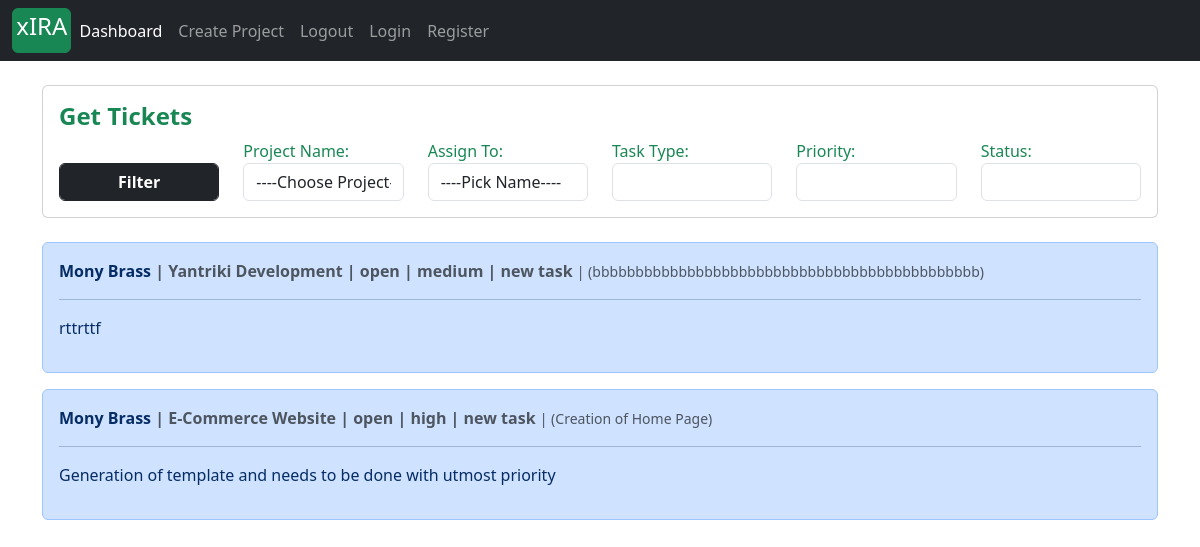
The page /ticket/manage/ (signed in) on the database as committed earlier.
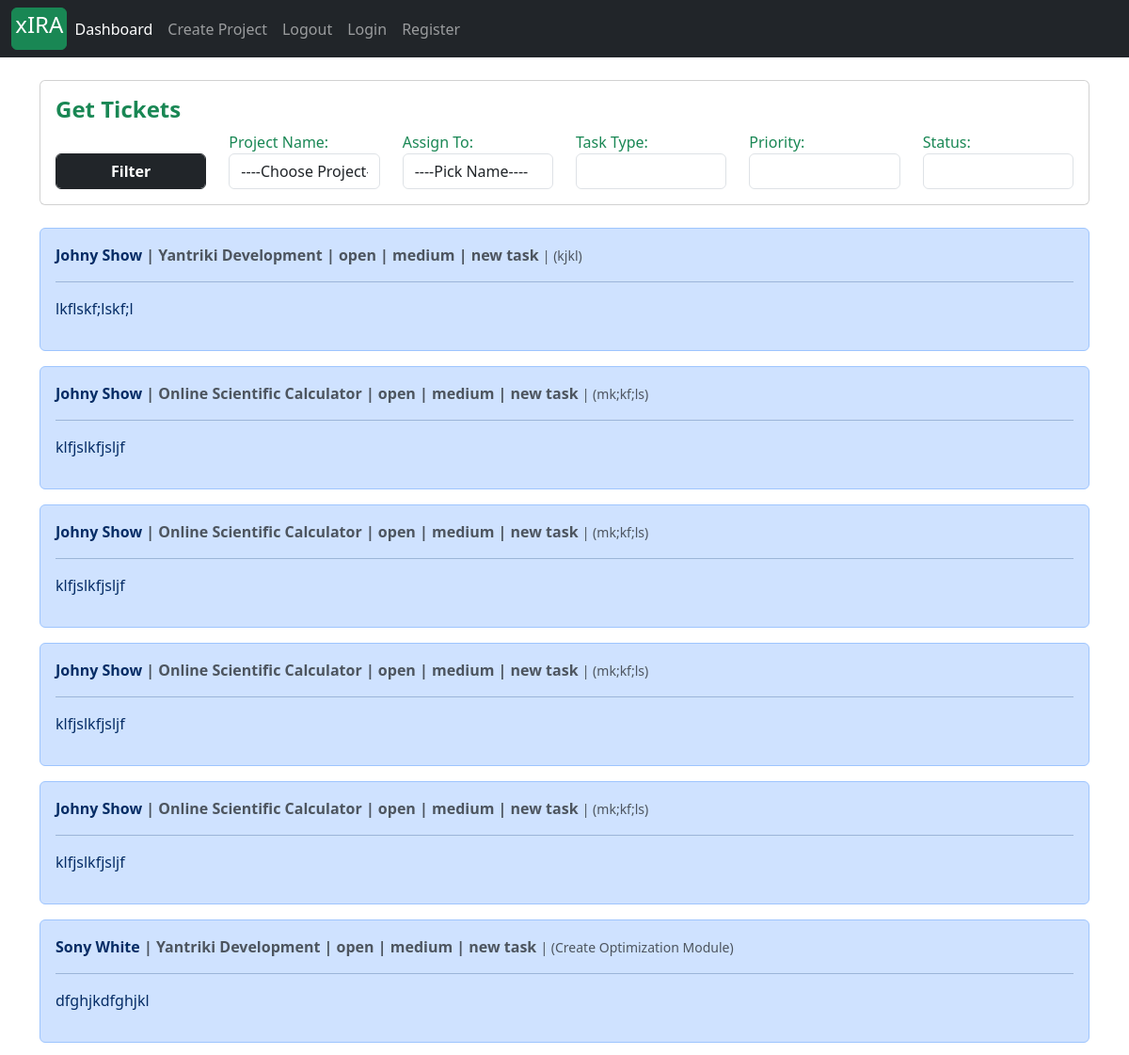
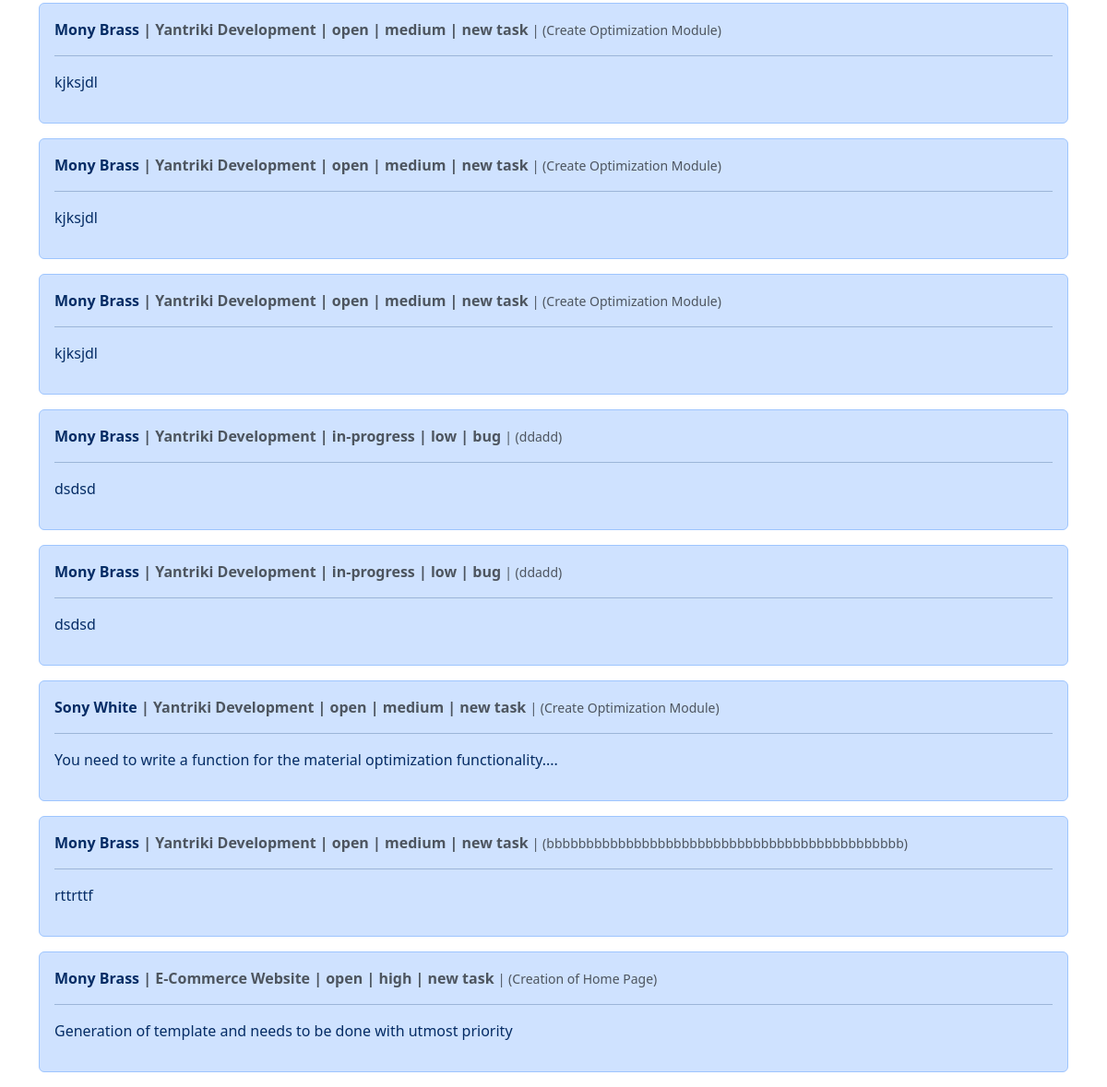
The same page on the database as committed later (2 pictures, top to bottom).
### tickets/models.py (models this page shows, shortened)
class Task(models.Model):
    project       = models.ForeignKey(Project, on_delete=models.CASCADE)
    task_type     = models.CharField(max_length=30, choices=(('bug', 'Bug'), ('new task', 'New Task')))
    short_summary = models.CharField(max_length=80)
    description   = models.TextField(max_length=500)
    assignee     = models.ForeignKey(Account, on_delete=models.CASCADE, default=1)
    status        = models.CharField(max_length=25, choices=status_field)
    priority      = models.CharField(max_length=25, choices=priority_field)
    start_date    = models.DateTimeField(auto_now_add=True)
    estimated_end_date = models.DateTimeField()

### accounts/models.py (models this page shows, shortened)
class Account(AbstractBaseUser):
    first_name           = models.CharField(max_length=50)
    last_name            = models.CharField(max_length=50)
    work_email           = models.EmailField(max_length=100, unique=True)
    contact_number       = models.CharField(max_length=50)
    work_profile         = models.CharField(max_length=30, choices=choices)
    date_joined     = models.DateTimeField(auto_now_add=True)
    last_login      = models.DateTimeField(auto_now_add=True)
    is_admin        = models.BooleanField(default=False)
    is_staff        = models.BooleanField(default=False)
    is_active        = models.BooleanField(default=False)
    is_superadmin        = models.BooleanField(default=False)
    USERNAME_FIELD = 'work_email'
    REQUIRED_FIELDS = ['first_name', 'last_name']
    objects = MyAccountManager()
    def __str__(self):
        return f'{self.first_name} {self.last_name}'
    def is_project_manager(self):
        try:
            temp = ProjectManager.objects.get(project_manager__id=self.id)
            is_manager = True
        except ProjectManager.DoesNotExist:
            is_manager = False
        return is_manager

### projects/models.py (models this page shows)
class Project(models.Model):
    project_name         = models.CharField(max_length=30)
    project_description  = models.TextField(max_length=600, blank=True)
    project_category     = models.CharField(max_length=30, choices=choices)
    project_manager      =  models.ForeignKey(ProjectManager, on_delete=models.SET_NULL, null=True)
    assignees            =  models.ManyToManyField(Account)
    start_date           = models.DateTimeField(auto_now_add=True)
    estimated_end_date   = models.DateTimeField()
    def __str__(self):
        return self.project_name

### tickets/views.py (the view)
# urls.py: path('manage/', views.manage_ticket, name='manage_ticket'),
def manage_ticket(request):
    if request.user.is_project_manager():
        all_task = get_all_tickets_project_manager(request.user)
        all_task = all_task.order_by('-start_date')
        context = {
            'tasks': all_task,
        }
    return render(request, 'manage_ticket.html', context)

### projects/forms.py
class ProjectCreationForm(forms.ModelForm):
    class Meta:
        model = Project
        fields = ('project_name', 'project_category', 'project_description', 'estimated_end_date')
        widgets = {
            'project_name': forms.TextInput(attrs={'class': 'form-control',  }),
            'project_category': forms.Select(attrs={'class': 'form-control', }),
            'project_description': forms.Textarea(attrs={'class': 'form-control', 'rows':4, 'cols':15}),
        }

### accounts/models.py (called while the page is built)
    def get_all_project(self):
        return self.project_set.all()

### projects/context_processors.py (called while the page is built)
def create_project_form(request):
    form = ProjectCreationForm()
    context = {
        'project_creation_form': form
    }
    return context

### tickets/views.py (called while the page is built)
def get_all_tickets_project_manager(user):
    project_manager = ProjectManager.objects.get(project_manager__id=user.id)
    projects = project_manager.get_all_project()
    if len(projects) >= 1:
        project_1 = projects[0]
        all_tickets = Task.objects.filter(project__id=project_1.id)
        for i in range(1, len(projects)):
            all_tickets = all_tickets.union(Task.objects.filter(project__id=projects[i].id))
        return all_tickets
    return None

### templates/manage_ticket.html (shortened to what this page needs)
{% extends 'base.html' %}
{% block content %}
<div class="container mt-4">
    <div class="card mx-auto">
      <article class="card-body">
		<header class="text-success"><h4><strong class="card-title">Get Tickets</strong></h4></header>
		<form action = "#" method="POST">
				<div class="form-group row">
					<div class="col form-group" style="">
                        	<button class="btn btn-dark form-control" href="#"><strong>Filter</strong></button>
            		</div>
					<div class="col form-group">
						<label class="text-success" for="project_id">Project Name:</label>
						<select class="form-control" name="project_id">
						<option value="">----Choose Project----</option>
						</select>
					</div>
					<div class="col form-group">
						<label class="text-success" for="assignee_id">Assign To:</label>
						<select class="form-control" name="assignee_id" required>
						<option value="">----Pick Name----</option>
						</select>
					</div>
					<div class="col form-group">
			            <label class="text-success" for="">Task Type:</label>
						<input type="text" class="form-control" name="task_type">
					</div>
					<div class="col form-group">
			            <label class="text-success" for="">Priority:</label>
						<input type="text" class="form-control" name="priority">
					</div>
					<div class="col form-group">
			            <label class="text-success" for="">Status:</label>
						<input type="text" class="form-control" name="status">
					</div>
				</div>
		</form>
		</article>
    </div>
</div>
<div class="container mt-4">
	{% for task in tasks %}
	<div class="alert alert-primary" role="alert">
	 <strong>{{task.assignee}}</strong>
	 <strong class="text-muted">| {{task.project}}</strong>
	 <strong class="text-muted">| {{task.status}}</strong>
	 <strong class="text-muted">| {{task.priority}}</strong>
	 <strong class="text-muted">| {{task.task_type}}</strong>
	 <small class="text-muted">| ({{task.short_summary}})</small>
	 <hr>
	 <p>{{task.description}}</p>
 	</div>
	{% endfor %}
</div>
{% endblock %}

Rows that differ between the two databases and show on the page:
added Task: assignee "Johny Show", project "Yantriki Development", status "open", priority "medium", task_type "new task", short_summary "kjkl", description "lkflskf;lskf;l"
added Task: assignee "Johny Show", project "Online Scientific Calculator", status "open", priority "medium", task_type "new task", short_summary "mk;kf;ls", description "klfjslkfjsljf"
added Task: assignee "Johny Show", project "Online Scientific Calculator", status "open", priority "medium", task_type "new task", short_summary "mk;kf;ls", description "klfjslkfjsljf"
added Task: assignee "Johny Show", project "Online Scientific Calculator", status "open", priority "medium", task_type "new task", short_summary "mk;kf;ls", description "klfjslkfjsljf"
added Task: assignee "Johny Show", project "Online Scientific Calculator", status "open", priority "medium", task_type "new task", short_summary "mk;kf;ls", description "klfjslkfjsljf"
added Task: assignee "Sony White", project "Yantriki Development", status "open", priority "medium", task_type "new task", short_summary "Create Optimization Module", description "dfghjkdfghjkl"
added Task: assignee "Mony Brass", project "Yantriki Development", status "open", priority "medium", task_type "new task", short_summary "Create Optimization Module", description "kjksjdl"
added Task: assignee "Mony Brass", project "Yantriki Development", status "open", priority "medium", task_type "new task", short_summary "Create Optimization Module", description "kjksjdl"
added Task: assignee "Mony Brass", project "Yantriki Development", status "open", priority "medium", task_type "new task", short_summary "Create Optimization Module", description "kjksjdl"
added Task: assignee "Mony Brass", project "Yantriki Development", status "in-progress", priority "low", task_type "bug", short_summary "ddadd", description "dsdsd"
added Task: assignee "Mony Brass", project "Yantriki Development", status "in-progress", priority "low", task_type "bug", short_summary "ddadd", description "dsdsd"
added Task: assignee "Sony White", project "Yantriki Development", status "open", priority "medium", task_type "new task", short_summary "Create Optimization Module", description "You need to write a function for the material optimization functionality...."
